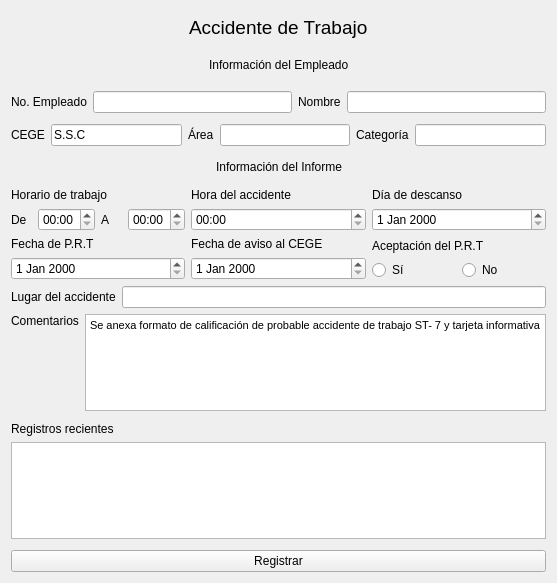
<?xml version="1.0" encoding="UTF-8"?>
<ui version="4.0">
 <class>Form</class>
 <widget class="QWidget" name="Form">
  <property name="geometry">
   <rect>
    <x>0</x>
    <y>0</y>
    <width>557</width>
    <height>583</height>
   </rect>
  </property>
  <property name="windowTitle">
   <string>Form</string>
  </property>
  <layout class="QGridLayout" name="gridLayout">
   <item row="10" column="0" colspan="3">
    <widget class="QPushButton" name="registrar_btn">
     <property name="maximumSize">
      <size>
       <width>16777215</width>
       <height>16777210</height>
      </size>
     </property>
     <property name="text">
      <string>Registrar</string>
     </property>
     <property name="autoDefault">
      <bool>false</bool>
     </property>
     <property name="default">
      <bool>false</bool>
     </property>
     <property name="flat">
      <bool>false</bool>
     </property>
    </widget>
   </item>
   <item row="5" column="2">
    <layout class="QVBoxLayout" name="verticalLayout_5">
     <item>
      <widget class="QLabel" name="descanso_label">
       <property name="text">
        <string>Día de descanso</string>
       </property>
      </widget>
     </item>
     <item>
      <widget class="QDateEdit" name="descanso_input"/>
     </item>
    </layout>
   </item>
   <item row="6" column="1">
    <layout class="QVBoxLayout" name="verticalLayout_8">
     <item>
      <widget class="QLabel" name="fecha_aviso_label">
       <property name="text">
        <string>Fecha de aviso al CEGE</string>
       </property>
      </widget>
     </item>
     <item>
      <widget class="QDateEdit" name="fecha_aviso_input"/>
     </item>
    </layout>
   </item>
   <item row="1" column="0" colspan="3">
    <layout class="QHBoxLayout" name="horizontalLayout_8">
     <property name="topMargin">
      <number>5</number>
     </property>
     <property name="bottomMargin">
      <number>5</number>
     </property>
     <item>
      <spacer name="horizontalSpacer_7">
       <property name="orientation">
        <enum>Qt::Horizontal</enum>
       </property>
       <property name="sizeHint" stdset="0">
        <size>
         <width>40</width>
         <height>20</height>
        </size>
       </property>
      </spacer>
     </item>
     <item>
      <widget class="QLabel" name="inf_emp_label">
       <property name="text">
        <string>Información del Empleado</string>
       </property>
      </widget>
     </item>
     <item>
      <spacer name="horizontalSpacer_8">
       <property name="orientation">
        <enum>Qt::Horizontal</enum>
       </property>
       <property name="sizeHint" stdset="0">
        <size>
         <width>40</width>
         <height>20</height>
        </size>
       </property>
      </spacer>
     </item>
    </layout>
   </item>
   <item row="2" column="0" colspan="3">
    <layout class="QHBoxLayout" name="horizontalLayout_7">
     <property name="sizeConstraint">
      <enum>QLayout::SetDefaultConstraint</enum>
     </property>
     <property name="topMargin">
      <number>5</number>
     </property>
     <property name="bottomMargin">
      <number>5</number>
     </property>
     <item>
      <widget class="QLabel" name="no_emp_label">
       <property name="text">
        <string>No. Empleado</string>
       </property>
      </widget>
     </item>
     <item>
      <widget class="QLineEdit" name="no_emp_input"/>
     </item>
     <item>
      <widget class="QLabel" name="nombre_label">
       <property name="text">
        <string>Nombre</string>
       </property>
      </widget>
     </item>
     <item>
      <widget class="QLineEdit" name="nombre_input">
       <property name="readOnly">
        <bool>true</bool>
       </property>
      </widget>
     </item>
    </layout>
   </item>
   <item row="3" column="0" colspan="3">
    <layout class="QHBoxLayout" name="horizontalLayout_9">
     <item>
      <widget class="QLabel" name="cege_label">
       <property name="text">
        <string>CEGE</string>
       </property>
      </widget>
     </item>
     <item>
      <widget class="QLineEdit" name="cege_input">
       <property name="text">
        <string>S.S.C</string>
       </property>
       <property name="readOnly">
        <bool>false</bool>
       </property>
      </widget>
     </item>
     <item>
      <widget class="QLabel" name="area_label">
       <property name="text">
        <string>Área</string>
       </property>
      </widget>
     </item>
     <item>
      <widget class="QLineEdit" name="area_input">
       <property name="readOnly">
        <bool>true</bool>
       </property>
      </widget>
     </item>
     <item>
      <widget class="QLabel" name="categoria_label">
       <property name="text">
        <string>Categoría</string>
       </property>
      </widget>
     </item>
     <item>
      <widget class="QLineEdit" name="categoria_input">
       <property name="readOnly">
        <bool>true</bool>
       </property>
      </widget>
     </item>
    </layout>
   </item>
   <item row="5" column="0">
    <layout class="QVBoxLayout" name="verticalLayout_6">
     <item>
      <widget class="QLabel" name="horario_label">
       <property name="text">
        <string>Horario de trabajo</string>
       </property>
      </widget>
     </item>
     <item>
      <layout class="QHBoxLayout" name="horizontalLayout_12">
       <item>
        <widget class="QLabel" name="de_label">
         <property name="text">
          <string>De</string>
         </property>
        </widget>
       </item>
       <item>
        <widget class="QTimeEdit" name="horario_input_1">
         <property name="currentSection">
          <enum>QDateTimeEdit::HourSection</enum>
         </property>
         <property name="displayFormat">
          <string>hh:mm</string>
         </property>
        </widget>
       </item>
       <item>
        <widget class="QLabel" name="a_label">
         <property name="text">
          <string>A</string>
         </property>
        </widget>
       </item>
       <item>
        <widget class="QTimeEdit" name="horario_input_2">
         <property name="displayFormat">
          <string>hh:mm</string>
         </property>
        </widget>
       </item>
      </layout>
     </item>
    </layout>
   </item>
   <item row="6" column="2">
    <layout class="QVBoxLayout" name="verticalLayout_9">
     <item>
      <widget class="QLabel" name="aceptacion_label">
       <property name="text">
        <string>Aceptación del P.R.T</string>
       </property>
      </widget>
     </item>
     <item>
      <layout class="QHBoxLayout" name="horizontalLayout_11">
       <item>
        <widget class="QRadioButton" name="aceptacion_si_button">
         <property name="layoutDirection">
          <enum>Qt::LeftToRight</enum>
         </property>
         <property name="text">
          <string>Sí</string>
         </property>
        </widget>
       </item>
       <item>
        <widget class="QRadioButton" name="aceptacion_no_button">
         <property name="text">
          <string>No</string>
         </property>
        </widget>
       </item>
      </layout>
     </item>
    </layout>
   </item>
   <item row="7" column="0" colspan="3">
    <layout class="QHBoxLayout" name="horizontalLayout_13">
     <item>
      <widget class="QLabel" name="lugar_label">
       <property name="text">
        <string>Lugar del accidente</string>
       </property>
      </widget>
     </item>
     <item>
      <widget class="QLineEdit" name="lugar_input"/>
     </item>
    </layout>
   </item>
   <item row="5" column="1">
    <layout class="QVBoxLayout" name="verticalLayout_4">
     <item>
      <widget class="QLabel" name="hora_label">
       <property name="text">
        <string>Hora del accidente</string>
       </property>
      </widget>
     </item>
     <item>
      <widget class="QTimeEdit" name="hora_input">
       <property name="displayFormat">
        <string>hh:mm</string>
       </property>
      </widget>
     </item>
    </layout>
   </item>
   <item row="0" column="0" colspan="3">
    <layout class="QHBoxLayout" name="horizontalLayout_6">
     <property name="spacing">
      <number>5</number>
     </property>
     <property name="sizeConstraint">
      <enum>QLayout::SetDefaultConstraint</enum>
     </property>
     <property name="leftMargin">
      <number>4</number>
     </property>
     <property name="topMargin">
      <number>5</number>
     </property>
     <property name="rightMargin">
      <number>4</number>
     </property>
     <property name="bottomMargin">
      <number>5</number>
     </property>
     <item>
      <spacer name="horizontalSpacer_5">
       <property name="orientation">
        <enum>Qt::Horizontal</enum>
       </property>
       <property name="sizeHint" stdset="0">
        <size>
         <width>40</width>
         <height>20</height>
        </size>
       </property>
      </spacer>
     </item>
     <item>
      <widget class="QLabel" name="title_accidente_label">
       <property name="font">
        <font>
         <pointsize>14</pointsize>
        </font>
       </property>
       <property name="text">
        <string>Accidente de Trabajo</string>
       </property>
      </widget>
     </item>
     <item>
      <spacer name="horizontalSpacer_6">
       <property name="orientation">
        <enum>Qt::Horizontal</enum>
       </property>
       <property name="sizeHint" stdset="0">
        <size>
         <width>40</width>
         <height>20</height>
        </size>
       </property>
      </spacer>
     </item>
    </layout>
   </item>
   <item row="9" column="0" colspan="3">
    <layout class="QVBoxLayout" name="q_table_layout">
     <property name="topMargin">
      <number>5</number>
     </property>
     <property name="bottomMargin">
      <number>5</number>
     </property>
     <item>
      <widget class="QLabel" name="table_label">
       <property name="text">
        <string>Registros recientes</string>
       </property>
      </widget>
     </item>
     <item>
      <widget class="QTableWidget" name="table_display"/>
     </item>
    </layout>
   </item>
   <item row="6" column="0">
    <layout class="QVBoxLayout" name="verticalLayout_7">
     <item>
      <widget class="QLabel" name="fecha_prt_label">
       <property name="text">
        <string>Fecha de P.R.T</string>
       </property>
      </widget>
     </item>
     <item>
      <widget class="QDateEdit" name="fecha_prt_input"/>
     </item>
    </layout>
   </item>
   <item row="8" column="0" colspan="3">
    <layout class="QHBoxLayout" name="horizontalLayout_14">
     <item>
      <widget class="QLabel" name="comentarios_label">
       <property name="text">
        <string>Comentarios</string>
       </property>
       <property name="alignment">
        <set>Qt::AlignLeading|Qt::AlignLeft|Qt::AlignTop</set>
       </property>
      </widget>
     </item>
     <item>
      <widget class="QTextEdit" name="comentarios_input">
       <property name="html">
        <string>&lt;!DOCTYPE HTML PUBLIC &quot;-//W3C//DTD HTML 4.0//EN&quot; &quot;http://www.w3.org/TR/REC-html40/strict.dtd&quot;&gt;
&lt;html&gt;&lt;head&gt;&lt;meta name=&quot;qrichtext&quot; content=&quot;1&quot; /&gt;&lt;style type=&quot;text/css&quot;&gt;
p, li { white-space: pre-wrap; }
&lt;/style&gt;&lt;/head&gt;&lt;body style=&quot; font-family:'MS Shell Dlg 2'; font-size:8.25pt; font-weight:400; font-style:normal;&quot;&gt;
&lt;p style=&quot; margin-top:0px; margin-bottom:0px; margin-left:0px; margin-right:0px; -qt-block-indent:0; text-indent:0px;&quot;&gt;Se anexa formato de calificación de probable accidente de trabajo ST- 7 y tarjeta informativa&lt;/p&gt;&lt;/body&gt;&lt;/html&gt;</string>
       </property>
       <property name="placeholderText">
        <string/>
       </property>
      </widget>
     </item>
    </layout>
   </item>
   <item row="4" column="0" colspan="3">
    <layout class="QHBoxLayout" name="horizontalLayout_10">
     <property name="topMargin">
      <number>5</number>
     </property>
     <property name="bottomMargin">
      <number>5</number>
     </property>
     <item>
      <spacer name="horizontalSpacer_9">
       <property name="orientation">
        <enum>Qt::Horizontal</enum>
       </property>
       <property name="sizeHint" stdset="0">
        <size>
         <width>40</width>
         <height>20</height>
        </size>
       </property>
      </spacer>
     </item>
     <item>
      <widget class="QLabel" name="inf_inf_label">
       <property name="text">
        <string>Información del Informe</string>
       </property>
      </widget>
     </item>
     <item>
      <spacer name="horizontalSpacer_10">
       <property name="orientation">
        <enum>Qt::Horizontal</enum>
       </property>
       <property name="sizeHint" stdset="0">
        <size>
         <width>40</width>
         <height>20</height>
        </size>
       </property>
      </spacer>
     </item>
    </layout>
   </item>
  </layout>
 </widget>
 <resources/>
 <connections/>
</ui>
